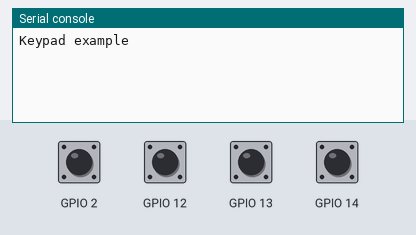
A program run on a simulated ESP8266 board running MicroPython. Parts: the last lines printed to the serial console. The test bench sets the inputs (shaded band); at power-on: GPIO 2, GPIO 12–14 HIGH.

Above: at 1.2 s.
1.3 s: GPIO 2 pulled LOW for 1 s
At 2.6 s:
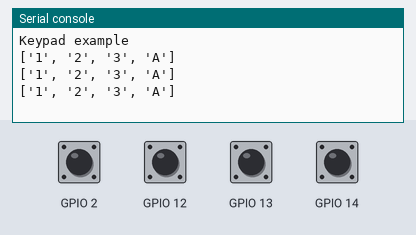
3.8 s: GPIO 12 pulled LOW for 0.15 s
At 4.6 s:
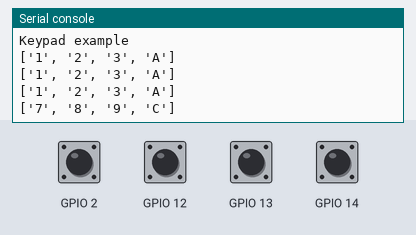
5.4 s: GPIO 13 pulled LOW for 0.15 s
At 6.2 s:
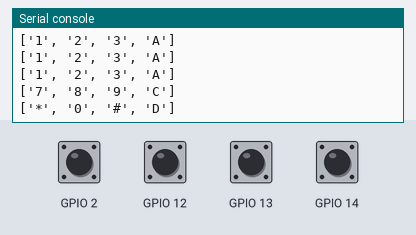
7.0 s: GPIO 14 pulled LOW for 1 s
At 8.9 s:
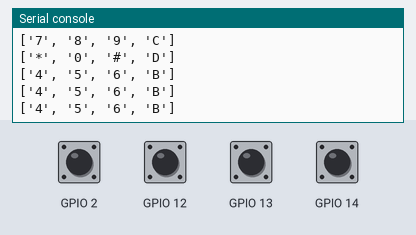
9.5 s: GPIO 2 driven LOW and GPIO 12 driven LOW
At 9.9 s:
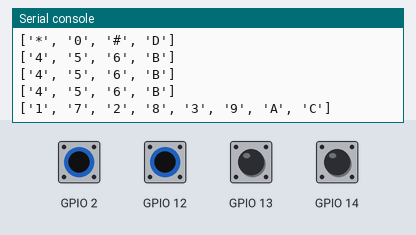
11.1 s: GPIO 13 pulled LOW for 1 s
At 11.42 s:
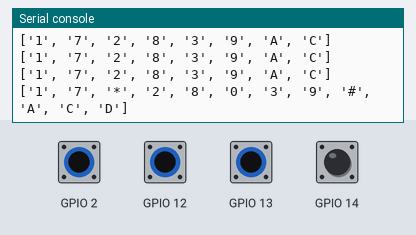

Measured:
- after the input at 1.3 s, the serial console: prints a new line after 0.22 s (image 1)
- after the input at 3.8 s, the serial console: prints a new line after 0.14 s (image 2)
- after the input at 5.4 s, the serial console: prints a new line after 0.06 s (image 3)
- after the input at 7.0 s, the serial console: prints a new line after 0.27 s (image 4)
- after the input at 9.5 s, the serial console: prints a new line after 0.20 s (image 5)
- after the input at 11.1 s, the serial console: prints a new line after 0.11 s (image 6)

The program:

keypad.py
```python
from machine import Pin, reset
from time import sleep_ms


class KeyHandler:
    def __init__(self, index, pin_id):
        self.index = index
        self.pin_id = pin_id
        self.pin = Pin(pin_id, Pin.IN)

    def reinit(self):
        self.pin = Pin(self.pin_id, Pin.IN, Pin.PULL_UP)
        self.pin.value(1)

    def read(self):
        return self.pin.value()

    def begin_pulse(self):
        self.pin = Pin(self.pin_id, Pin.OUT)
        self.pin.off()

    def end_pulse(self):
        self.pin.on()
        self.pin = Pin(self.pin_id, Pin.IN)


class Keypad:
    def __init__(self, row_pins, col_pins, keymap):

        self.keymap = keymap

        self.row_pins = []
        for (index, row_pin) in enumerate(row_pins):
            self.row_pins.append(KeyHandler(index, row_pin))

        self.col_pins = []
        for index, col_pin in enumerate(col_pins):
            self.col_pins.append(KeyHandler(index, col_pin))

    def get_keys(self):

        pressed = []

        # Re-intialize the row pins. Allows sharing these pins with other hardware
        for row in self.row_pins:
            row.reinit()

        # check the column pins, which ones are pulled down
        for col in self.col_pins:
            col.begin_pulse()
            for row in self.row_pins:
                row_val = row.read()
                row_col = col.read()
                if row_val == 0:
                    pressed.append(self.keymap[row.index][col.index])
            col.end_pulse()

        return pressed


if __name__ == '__main__':

    print("Keypad example")

    #  Board | Micropython
    D0 = 16  # (also Led2 but inverse)*
    D1 = 5
    D2 = 4
    D3 = 0
    D4 = 2  # (also Led1 but inverse)*
    D5 = 14
    D6 = 12
    D7 = 13
    D8 = 15  # This seems not to be working reliably
    D9 = 3
    D10 = 1

    keypad = Keypad(
        #  rows
        [D4, D5, D6, D7],
        # cols
        [D0, D1, D2, D3],
        # keys map
        [
            ['1', '2', '3', 'A'],
            ['4', '5', '6', 'B'],
            ['7', '8', '9', 'C'],
            ['*', '0', '#', 'D'],
        ]
    )

    while True:
        keys = keypad.get_keys()
        if len(keys) > 0:
            print(keys)
        sleep_ms(300)
```
